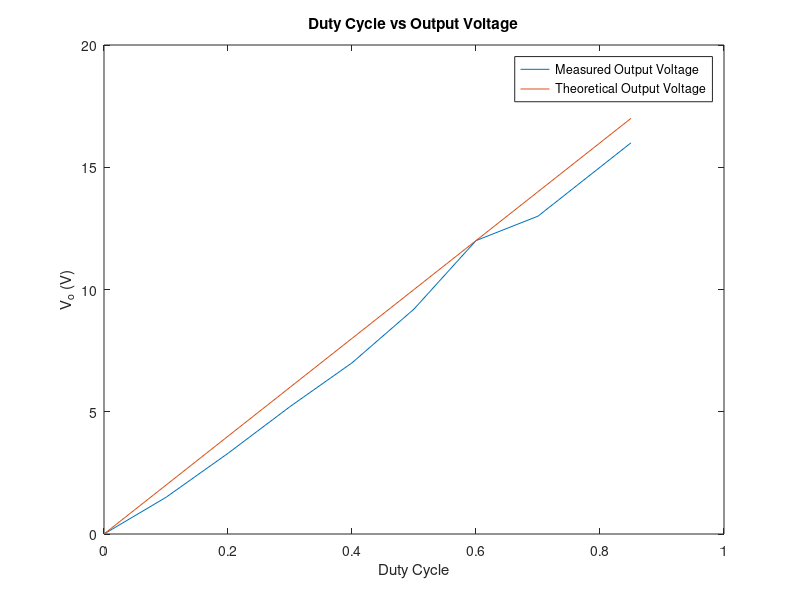

This figure's MATLAB source:
D = [0, 10, 20, 30, 40, 50, 60, 70, 80, 85]*0.01;
V_o = [0, 1.5, 3.3, 5.21, 7, 9.2, 12, 13, 15, 16];
V_in = 20;
V_o_theoretical = D*V_in;
figure;
plot(D,V_o)
hold on;
plot(D,V_o_theoretical)
title('Duty Cycle vs Output Voltage')
xlabel('Duty Cycle')
ylabel('V_o (V)')
legend('Measured Output Voltage','Theoretical Output Voltage',Location='northwest')